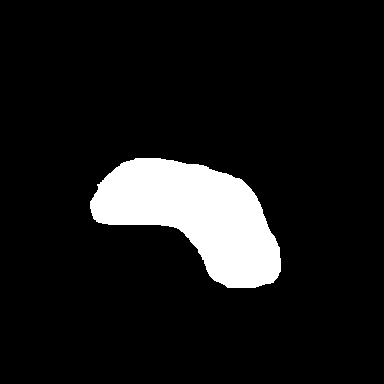
//> input picture uebung9/B1.png, 384 x 384 px
$ ./hausdorff   (built with g++ and OpenCV 4)
//> lines starting //> are read from the running program, lines starting //| are printed output that depends on the picture; after the words box and inside, x2 and y2 are one past the last pixel; in counts of white or black regions, pixels touching at a corner belong together
#include <opencv2/opencv.hpp>
#include <iostream>
#include <vector>
#include <cmath>
#include <algorithm>


using namespace std;
using namespace cv;


int main(int argc, char *argv[]) {

    bool v1 = false;

    Mat im1 = imread("B1.png", IMREAD_GRAYSCALE);
//> im1: 384 rows x 384 cols, CV_8UC1; 9.6% white; 1 white region, box (x1, y1, x2, y2) and area: (90, 158, 281, 288) 14220
    Mat im2 = imread("B2.png", IMREAD_GRAYSCALE);
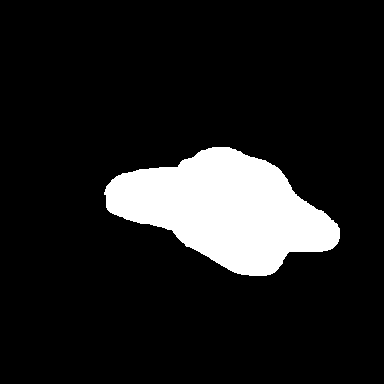
//> input picture uebung9/B2.png, 384 x 384 px
//> im2: 384 rows x 384 cols, CV_8UC1; 12.2% white; 1 white region
    Mat output(im1.cols, im1.rows, CV_8UC3, cv::Scalar(0,0,0));
    vector<vector<Point> > contours1;
    vector<Vec4i> hierarchy1;
    vector<vector<Point> > contours2;
    vector<Vec4i> hierarchy2;
    findContours( im1, contours1, hierarchy1,
        RETR_CCOMP, CHAIN_APPROX_SIMPLE );
//> contours1 = 1 contour; box (x1, y1, x2, y2) and area: (90, 158, 281, 288) 13976
    findContours( im2, contours2, hierarchy2,
        RETR_CCOMP, CHAIN_APPROX_SIMPLE );
//> contours2 = 1 contour; box (x1, y1, x2, y2) and area: (104, 147, 340, 276) 17652
    int idx = 0;
    for( ; idx >= 0; idx = hierarchy1[idx][0] ){
        Scalar color( 255, 255, 255 );
        drawContours( output, contours1, idx, color, 1,LINE_4, hierarchy1 );
    }
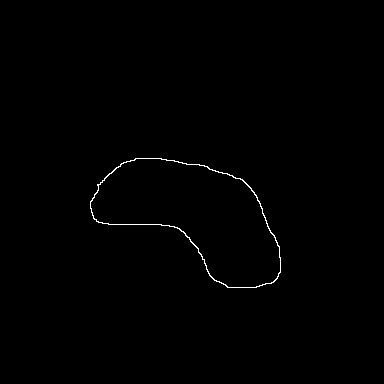
//> output: 384 rows x 384 cols, CV_8UC3; 0.43% white in thin lines or dots, all inside (x1, y1, x2, y2) = (90, 158, 281, 288)
//> after the loop, idx = -1
    idx = 0;
    for( ; idx >= 0; idx = hierarchy2[idx][0] ){
        Scalar color( 255, 255, 255 );
        drawContours( output, contours2, idx, color, 1,LINE_4, hierarchy2 );
    }
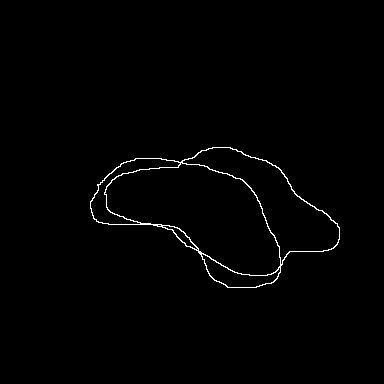
//> output: 384 rows x 384 cols, CV_8UC3; 0.92% white in thin lines or dots, all inside (x1, y1, x2, y2) = (90, 147, 340, 288)
//> after the loop, idx = -1

    if(v1) {

        float max_dist=0;
        float max_dist1, max_dist2;
        float curr_dist;
        float min_dist;
        Point pointa_min;
        Point pointb_min;
        Point pointa_max;
        Point pointb_max;
        Point pointa_max2;
        Point pointb_max2;

        for(Point p1 : contours1[0]) {
            min_dist = 100000000;
            pointa_min.x = p1.x;
            pointa_min.y = p1.y;
            for(Point p2: contours2[0]) {
                curr_dist = sqrt(pow(p1.x-p2.x,2)+pow(p1.y-p2.y,2));
                if(curr_dist < min_dist) {
                    min_dist=curr_dist;
                    pointb_min.x = p2.x;
                    pointb_min.y = p2.y;
                }
            }
            if(min_dist > max_dist) {
                max_dist = min_dist;
                pointa_max = pointa_min;
                pointa_max = pointb_min;
            }
        }


        max_dist1 = max_dist;


        max_dist=0;

        for(Point p1 : contours2[0]) {
            min_dist = 100000000;
            pointa_min.x = p1.x;
            pointa_min.y = p1.y;
            for(Point p2: contours1[0]) {
                curr_dist = sqrt(pow(p1.x-p2.x,2)+pow(p1.y-p2.y,2));
                if(curr_dist < min_dist) {
                    min_dist=curr_dist;
                    pointb_min.x = p2.x;
                    pointb_min.y = p2.y;
                }
            }
            if(min_dist > max_dist) {
                max_dist = min_dist;
                pointa_max2 = pointa_min;
                pointb_max2 = pointb_min;
            }
        }

        max_dist2=max_dist;


        if(max_dist1 > max_dist2) {
            line(output, pointa_max, pointb_max, Scalar(255,0,0));
            max_dist = max_dist1;
        } else {
            cout<<pointb_max2.x<<"   "<<pointb_max2.y<<"\n";
            line(output, pointa_max2, pointb_max2, Scalar(255,0,0));
            max_dist = max_dist2;
        }

        cout<<max_dist<<endl;

    } else {
        Mat dist1;
        Mat dist2;
        Mat in1(im1.cols, im1.rows, CV_8UC1);
        Mat in2(im1.cols, im1.rows, CV_8UC1);
        int idx = 0;
        for( ; idx >= 0; idx = hierarchy1[idx][0] ){
            drawContours( in1, contours1, idx, -1, 1,LINE_4, hierarchy1 );
        }
//> in1: 384 rows x 384 cols, CV_8UC1; every value is 0
//> after the loop, idx = -1
        idx = 0;
        for( ; idx >= 0; idx = hierarchy2[idx][0] ){
            drawContours( in2, contours2, idx, -1, 1,LINE_4, hierarchy2 );
        }
//> after the loop, idx = -1
        distanceTransform(in1, dist1, DIST_L2, 3);
        distanceTransform(in2, dist2, DIST_L2, 3);
        imshow( "dst", dist1 );
        waitKey(0);
    }


    imshow( "image", output );
    waitKey(0);

    return 0;
}
